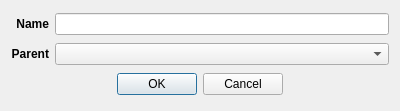
<?xml version="1.0" encoding="UTF-8"?>
<ui version="4.0">
 <class>addCategoryDialog</class>
 <widget class="QDialog" name="addCategoryDialog">
  <property name="geometry">
   <rect>
    <x>0</x>
    <y>0</y>
    <width>400</width>
    <height>111</height>
   </rect>
  </property>
  <property name="windowTitle">
   <string>Add category</string>
  </property>
  <layout class="QGridLayout" name="gridLayout">
   <item row="2" column="0" colspan="2" alignment="Qt::AlignHCenter">
    <widget class="QDialogButtonBox" name="buttonBox">
     <property name="orientation">
      <enum>Qt::Horizontal</enum>
     </property>
     <property name="standardButtons">
      <set>QDialogButtonBox::Cancel|QDialogButtonBox::Ok</set>
     </property>
    </widget>
   </item>
   <item row="0" column="0">
    <widget class="QLabel" name="nameLabel">
     <property name="font">
      <font>
       <weight>75</weight>
       <bold>true</bold>
      </font>
     </property>
     <property name="text">
      <string>Name</string>
     </property>
     <property name="alignment">
      <set>Qt::AlignRight|Qt::AlignTrailing|Qt::AlignVCenter</set>
     </property>
    </widget>
   </item>
   <item row="0" column="1">
    <widget class="QLineEdit" name="nameValueLineEdit"/>
   </item>
   <item row="1" column="1">
    <widget class="QComboBox" name="parentComboBox"/>
   </item>
   <item row="1" column="0">
    <widget class="QLabel" name="parentLabel">
     <property name="font">
      <font>
       <weight>75</weight>
       <bold>true</bold>
      </font>
     </property>
     <property name="text">
      <string>Parent</string>
     </property>
     <property name="alignment">
      <set>Qt::AlignRight|Qt::AlignTrailing|Qt::AlignVCenter</set>
     </property>
    </widget>
   </item>
  </layout>
 </widget>
 <resources/>
 <connections>
  <connection>
   <sender>buttonBox</sender>
   <signal>accepted()</signal>
   <receiver>addCategoryDialog</receiver>
   <slot>accept()</slot>
   <hints>
    <hint type="sourcelabel">
     <x>248</x>
     <y>254</y>
    </hint>
    <hint type="destinationlabel">
     <x>157</x>
     <y>274</y>
    </hint>
   </hints>
  </connection>
  <connection>
   <sender>buttonBox</sender>
   <signal>rejected()</signal>
   <receiver>addCategoryDialog</receiver>
   <slot>reject()</slot>
   <hints>
    <hint type="sourcelabel">
     <x>316</x>
     <y>260</y>
    </hint>
    <hint type="destinationlabel">
     <x>286</x>
     <y>274</y>
    </hint>
   </hints>
  </connection>
 </connections>
</ui>
